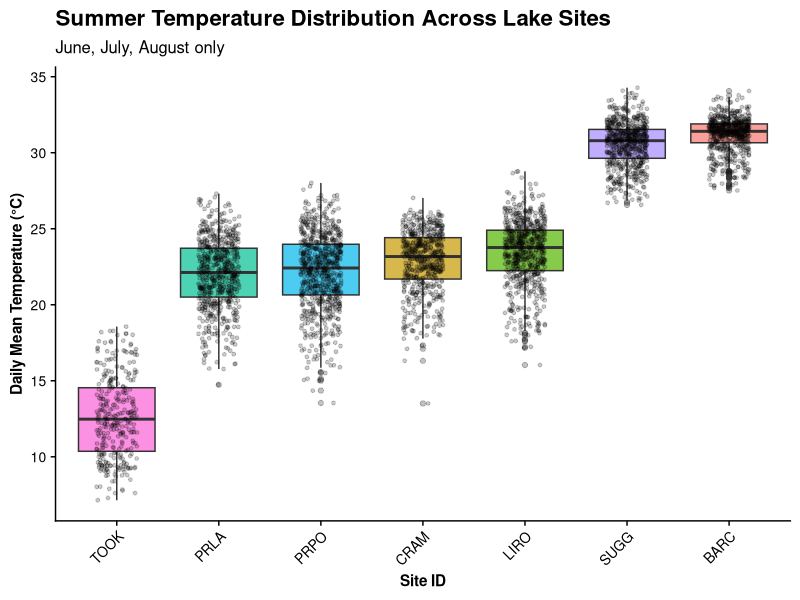
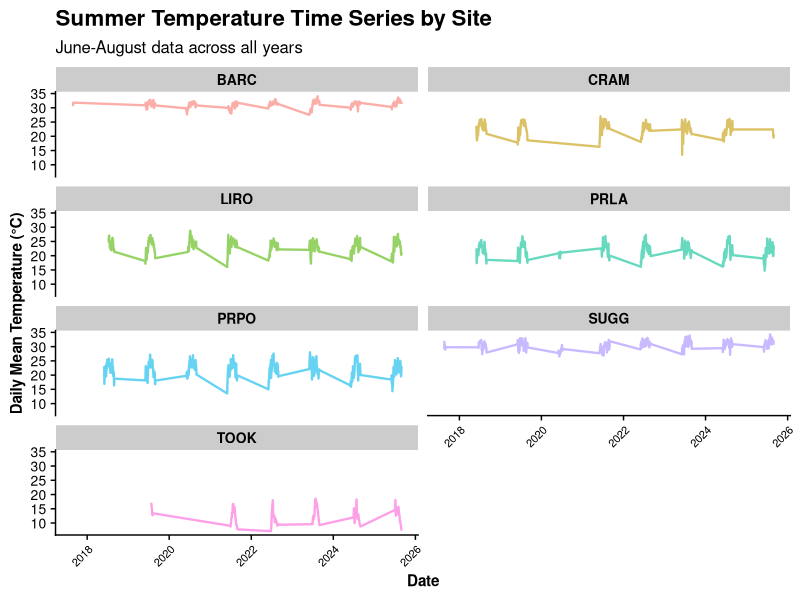
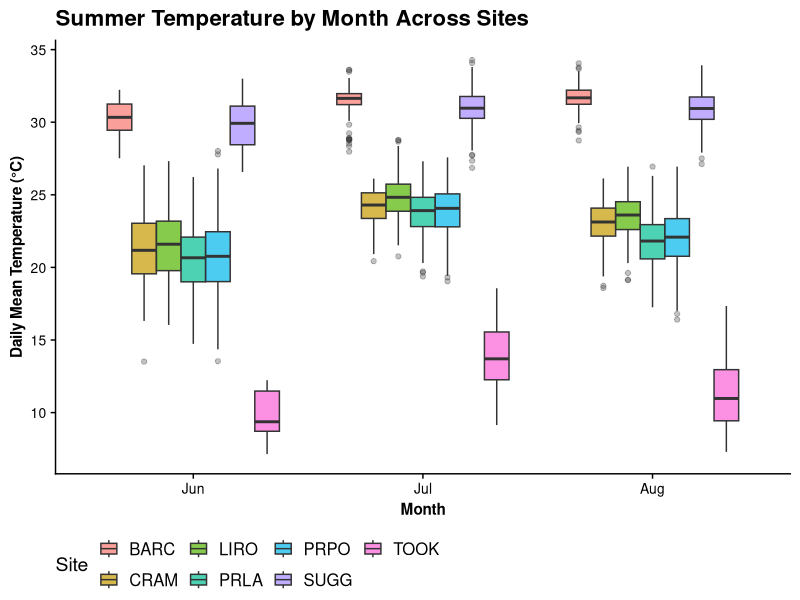
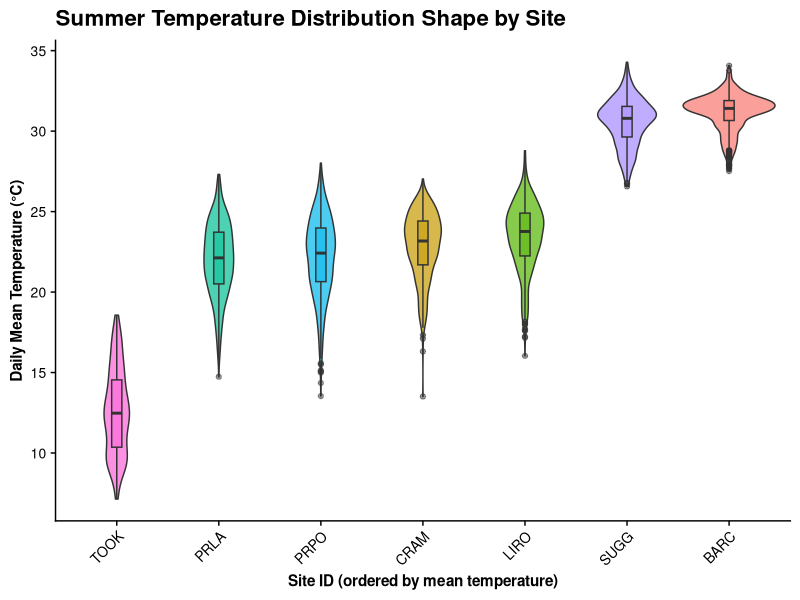
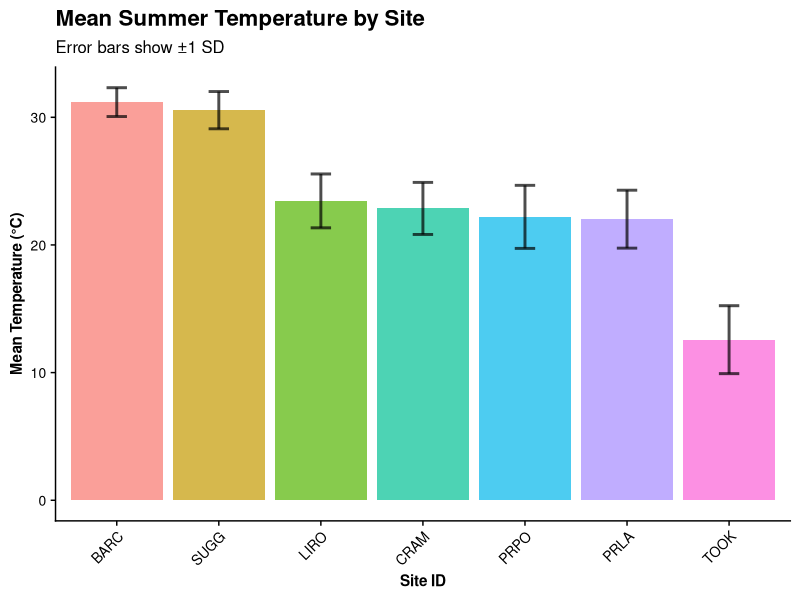

Reproduce these figures in R, in order.
# Compare Summer Temperature Across Lake Sites
# Purpose: Analyze temperature during growing season (summer) to identify warmest sites
# Date: 2026-05-02

library(tidyverse)
library(readr)
library(lubridate)
library(cowplot)

# Create stats-tables directory if it doesn't exist
if (!dir.exists("stats-tables")) {
  dir.create("stats-tables", showWarnings = FALSE)
  cat("Created stats-tables directory\n\n")
}

# ============================================================================
# Part 1: Load Temperature Data
# ============================================================================

cat("Loading temperature data...\n\n")

temp_raw <- read_csv("data-raw/NEON_daily_summaries/NEON_daily_temp_stats_lake_tchain.csv")

temp_data <- temp_raw |>
  mutate(
    date = as.Date(date),
    year = year(date),
    month = month(date),
    doy = yday(date)
  ) |>
  arrange(siteID, date)

cat("Temperature data loaded:\n")
cat("  Records:", nrow(temp_data), "\n")
cat("  Sites:", n_distinct(temp_data$siteID), "\n")
cat("  Date range:", min(temp_data$date), "to", max(temp_data$date), "\n\n")

# Focus on zooplankton sites
zoo_sites <- c("BARC", "CRAM", "LIRO", "PRLA", "PRPO", "SUGG", "TOOK")

# ============================================================================
# Part 2: Filter for Summer (Growing Season)
# ============================================================================

cat("Filtering for summer months (June, July, August)...\n\n")

# Define summer as months 6-8 (JJA)
summer_data <- temp_data |>
  filter(siteID %in% zoo_sites, month %in% c(6, 7, 8)) |>
  mutate(
    month_name = factor(month.abb[month], levels = c("Jun", "Jul", "Aug"))
  ) |>
  arrange(siteID, date)

cat("Summer temperature dataset:\n")
cat("  Records:", nrow(summer_data), "\n")
cat("  Sites:", n_distinct(summer_data$siteID), "\n")
cat("  Date range:", min(summer_data$date), "to", max(summer_data$date), "\n\n")

# ============================================================================
# Part 3: Summary Statistics by Site - Summer
# ============================================================================

cat(paste(rep("=", 80), collapse = ""), "\n")
cat("SUMMER TEMPERATURE SUMMARY BY SITE\n")
cat(paste(rep("=", 80), collapse = ""), "\n\n")

summer_by_site <- summer_data |>
  group_by(siteID) |>
  summarise(
    n_days = n(),
    temp_mean = round(mean(meanTemp, na.rm = TRUE), 2),
    temp_sd = round(sd(meanTemp, na.rm = TRUE), 2),
    temp_min = round(min(minTemp, na.rm = TRUE), 2),
    temp_max = round(max(maxTemp, na.rm = TRUE), 2),
    temp_median = round(median(meanTemp, na.rm = TRUE), 2),
    .groups = "drop"
  ) |>
  arrange(desc(temp_mean))

write_csv(summer_by_site, "stats-tables/summer_temperature_by_site.csv")
cat("✓ Saved: stats-tables/summer_temperature_by_site.csv\n\n")

# ============================================================================
# Part 4: Monthly Breakdown - Summer
# ============================================================================

summer_by_site_month <- summer_data |>
  group_by(siteID, month_name) |>
  summarise(
    n_days = n(),
    temp_mean = round(mean(meanTemp, na.rm = TRUE), 2),
    temp_sd = round(sd(meanTemp, na.rm = TRUE), 2),
    temp_max = round(max(maxTemp, na.rm = TRUE), 2),
    .groups = "drop"
  ) |>
  arrange(month_name, desc(temp_mean))

write_csv(summer_by_site_month, "stats-tables/summer_temperature_by_month.csv")
cat("✓ Saved: stats-tables/summer_temperature_by_month.csv\n")

# ============================================================================
# Part 5: Year-over-Year Comparison
# ============================================================================

summer_by_year <- summer_data |>
  group_by(siteID, year) |>
  summarise(
    temp_mean = round(mean(meanTemp, na.rm = TRUE), 2),
    temp_sd = round(sd(meanTemp, na.rm = TRUE), 2),
    n_days = n(),
    .groups = "drop"
  ) |>
  pivot_wider(
    names_from = year,
    values_from = temp_mean,
    id_cols = siteID
  ) |>
  arrange(siteID)

write_csv(summer_by_year, "stats-tables/summer_temperature_by_year.csv")
cat("✓ Saved: stats-tables/summer_temperature_by_year.csv\n")

# ============================================================================
# Part 6: Statistical Comparison - ANOVA
# ============================================================================

# One-way ANOVA to test if summer temps differ significantly across sites
anova_result <- aov(meanTemp ~ siteID, data = summer_data)
anova_summary <- summary(anova_result)

anova_f <- anova_summary[[1]]$`F value`[1]
anova_p <- anova_summary[[1]]$`Pr(>F)`[1]

# Save ANOVA results
anova_results <- data.frame(
  test = "One-way ANOVA: Summer Temperature ~ Site",
  F_value = round(anova_f, 4),
  p_value = anova_p,
  significant = if_else(anova_p < 0.05, "Yes", "No"),
  result = if_else(anova_p < 0.05,
                   "Sites differ significantly in summer temperature",
                   "No significant difference in summer temperature")
)

write_csv(anova_results, "stats-tables/summer_temperature_anova.csv")
cat("✓ Saved: stats-tables/summer_temperature_anova.csv\n")

# Pairwise comparisons
warmest_site <- summer_by_site$siteID[1]
coolest_site <- summer_by_site$siteID[nrow(summer_by_site)]
warmest_temp <- summer_by_site$temp_mean[1]
coolest_temp <- summer_by_site$temp_mean[nrow(summer_by_site)]
temp_diff <- warmest_temp - coolest_temp

pairwise_comparison <- data.frame(
  comparison = c("Warmest site", "Coolest site", "Temperature difference"),
  site = c(warmest_site, coolest_site, NA),
  temperature_C = c(warmest_temp, coolest_temp, temp_diff)
)

write_csv(pairwise_comparison, "stats-tables/summer_temperature_pairwise.csv")
cat("✓ Saved: stats-tables/summer_temperature_pairwise.csv\n")

# ============================================================================
# Part 8: Create Visualizations
# ============================================================================

cat("Creating visualizations...\n\n")

theme_set(theme_cowplot() +
  theme(
    axis.text = element_text(size = 10),
    axis.title = element_text(size = 11, face = "bold"),
    strip.text = element_text(size = 10, face = "bold"),
    legend.position = "bottom"
  ))

# Plot 1: Box plot of summer temperatures by site
p1_summer_box <- summer_data |>
  ggplot(aes(x = reorder(siteID, meanTemp, FUN = median), y = meanTemp, fill = siteID)) +
  geom_boxplot(alpha = 0.7, outlier.alpha = 0.3) +
  geom_jitter(width = 0.2, alpha = 0.2, size = 1) +
  labs(
    title = "Summer Temperature Distribution Across Lake Sites",
    x = "Site ID",
    y = "Daily Mean Temperature (°C)",
    subtitle = "June, July, August only"
  ) +
  theme(legend.position = "none",
        axis.text.x = element_text(angle = 45, hjust = 1))

ggsave("figures/summer_temperature_distribution.png", p1_summer_box, width = 10, height = 7, dpi = 300)
cat("✓ Saved: figures/summer_temperature_distribution.png\n")

# Plot 2: Summer temperature time series by site
p2_summer_ts <- summer_data |>
  ggplot(aes(x = date, y = meanTemp, color = siteID, group = siteID)) +
  geom_line(alpha = 0.6, size = 0.8) +
  facet_wrap(~siteID, ncol = 2) +
  labs(
    title = "Summer Temperature Time Series by Site",
    x = "Date",
    y = "Daily Mean Temperature (°C)",
    subtitle = "June-August data across all years"
  ) +
  theme(legend.position = "none",
        axis.text.x = element_text(angle = 45, hjust = 1, size = 8))

ggsave("figures/summer_temperature_timeseries.png", p2_summer_ts, width = 14, height = 10, dpi = 300)
cat("✓ Saved: figures/summer_temperature_timeseries.png\n")

# Plot 3: Monthly comparison (June, July, August)
p3_summer_monthly <- summer_data |>
  ggplot(aes(x = month_name, y = meanTemp, fill = siteID)) +
  geom_boxplot(alpha = 0.7, position = "dodge", outlier.alpha = 0.3) +
  labs(
    title = "Summer Temperature by Month Across Sites",
    x = "Month",
    y = "Daily Mean Temperature (°C)",
    fill = "Site"
  ) +
  theme(legend.position = "bottom")

ggsave("figures/summer_temperature_by_month.png", p3_summer_monthly, width = 12, height = 7, dpi = 300)
cat("✓ Saved: figures/summer_temperature_by_month.png\n")

# Plot 4: Violin plot - distribution shape comparison
p4_summer_violin <- summer_data |>
  ggplot(aes(x = reorder(siteID, meanTemp, FUN = mean), y = meanTemp, fill = siteID)) +
  geom_violin(alpha = 0.7) +
  geom_boxplot(width = 0.1, alpha = 0.5) +
  labs(
    title = "Summer Temperature Distribution Shape by Site",
    x = "Site ID (ordered by mean temperature)",
    y = "Daily Mean Temperature (°C)"
  ) +
  theme(legend.position = "none",
        axis.text.x = element_text(angle = 45, hjust = 1))

ggsave("figures/summer_temperature_violin.png", p4_summer_violin, width = 10, height = 7, dpi = 300)
cat("✓ Saved: figures/summer_temperature_violin.png\n")

# Plot 5: Mean summer temperature by site (bar plot with error bars)
p5_summer_means <- summer_by_site |>
  mutate(siteID = fct_reorder(siteID, temp_mean, .desc = TRUE)) |>
  ggplot(aes(x = siteID, y = temp_mean, fill = siteID)) +
  geom_col(alpha = 0.7) +
  geom_errorbar(aes(ymin = temp_mean - temp_sd, ymax = temp_mean + temp_sd),
                width = 0.2, alpha = 0.7, size = 1) +
  labs(
    title = "Mean Summer Temperature by Site",
    x = "Site ID",
    y = "Mean Temperature (°C)",
    subtitle = "Error bars show ±1 SD"
  ) +
  theme(legend.position = "none",
        axis.text.x = element_text(angle = 45, hjust = 1))

ggsave("figures/summer_temperature_means.png", p5_summer_means, width = 10, height = 7, dpi = 300)
cat("✓ Saved: figures/summer_temperature_means.png\n")

# ============================================================================
# Part 9: Summary
# ============================================================================

cat("\n\n" , paste(rep("=", 80), collapse = ""), "\n", sep = "")
cat("SUMMARY: GROWING SEASON (SUMMER) TEMPERATURE COMPARISON\n")
cat(paste(rep("=", 80), collapse = ""), "\n\n")

cat("KEY FINDINGS:\n\n")

cat(sprintf("1. WARMEST SITE: %s (%.2f ± %.2f °C)\n",
            summer_by_site$siteID[1],
            summer_by_site$temp_mean[1],
            summer_by_site$temp_sd[1]))

cat(sprintf("2. COOLEST SITE: %s (%.2f ± %.2f °C)\n",
            summer_by_site$siteID[nrow(summer_by_site)],
            summer_by_site$temp_mean[nrow(summer_by_site)],
            summer_by_site$temp_sd[nrow(summer_by_site)]))

cat(sprintf("3. TEMPERATURE RANGE: %.2f °C difference between warmest and coolest\n\n", temp_diff))

cat("4. STATISTICAL SIGNIFICANCE:\n")
if (anova_p < 0.05) {
  cat(sprintf("   Sites differ significantly in summer temperature (p < 0.001)\n")
    )
} else {
  cat("   No significant differences in summer temperature across sites\n")
}

cat("\n5. SITE RANKING (warm to cool):\n")
for (i in 1:nrow(summer_by_site)) {
  cat(sprintf("   %d. %s: %.2f °C\n", i, summer_by_site$siteID[i], summer_by_site$temp_mean[i]))
}

cat("\n\nIMPLICATIONS FOR ZOOPLANKTON:\n")
cat("- Warmer sites may support faster zooplankton development and growth\n")
cat("- Summer temperature differences could explain body size variation across sites\n")
cat("- Consider site-specific thermal habitat when interpreting body size responses\n")

cat("\n\n================================\n")
cat("ANALYSIS COMPLETE\n")
cat("================================\n")
cat("Statistical results saved to stats-tables/:\n")
cat("  - summer_temperature_by_site.csv\n")
cat("  - summer_temperature_by_month.csv\n")
cat("  - summer_temperature_by_year.csv\n")
cat("  - summer_temperature_anova.csv\n")
cat("  - summer_temperature_pairwise.csv\n\n")
cat("Figures saved to figures/\n\n")
